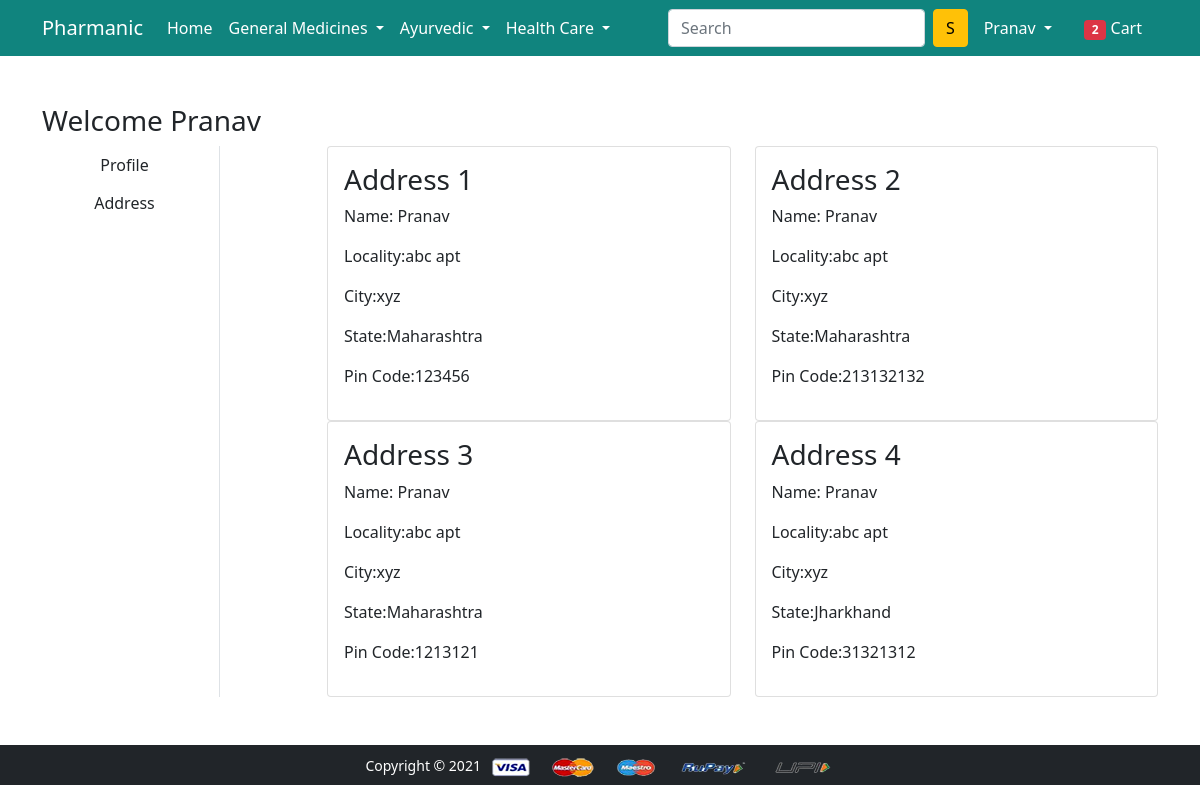
The app's page /address/ (signed in), older data.
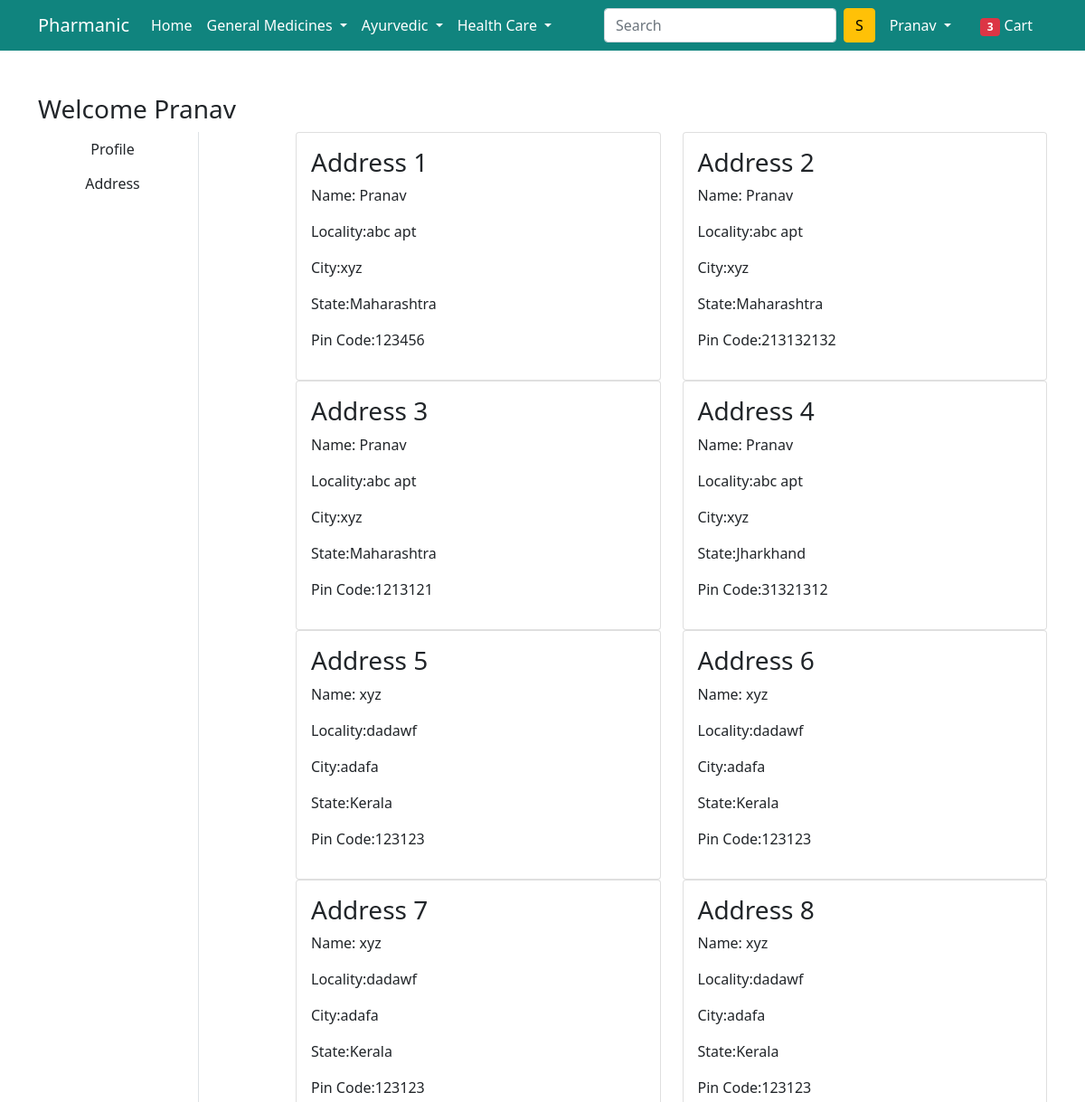
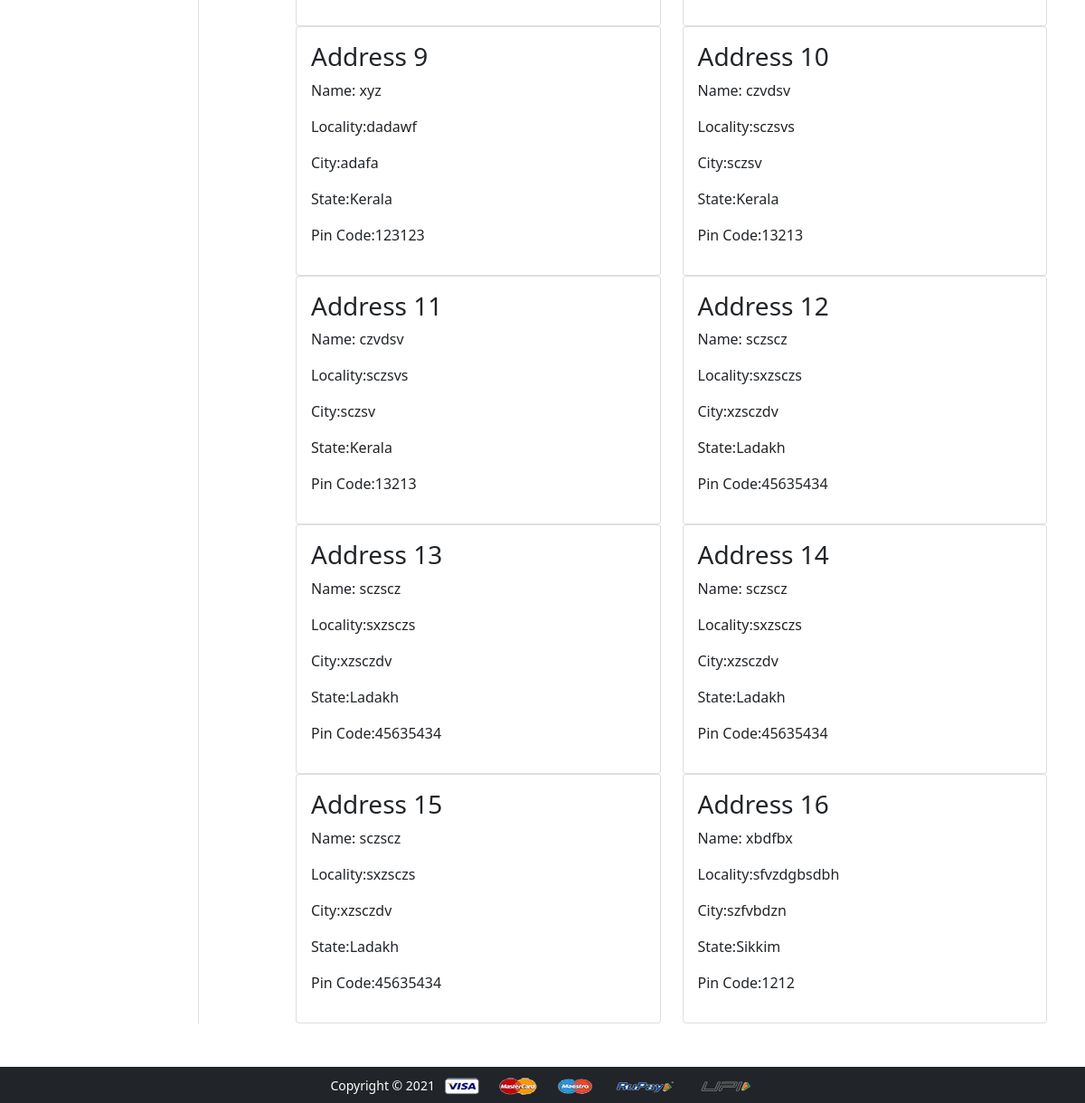
The same page, newer data (2 pictures, top to bottom).
### pharmanic_app/models.py (models this page shows, shortened)
class Customer(models.Model):
	user = models.ForeignKey(User, on_delete=models.CASCADE)
	name = models.CharField(max_length=200)
	locality = models.CharField(max_length=200)
	city = models.CharField(max_length=50)
	zipcode = models.IntegerField()
	state = models.CharField(choices=STATE_CHOICES, max_length=50)

### pharmanic_app/views.py (the view)
# urls.py: path('address/', views.address, name='address'),
@login_required
def address(request):
    totalitem = 0
    if request.user.is_authenticated:
        totalitem = len(Cart.objects.filter(user=request.user))
    add = Customer.objects.filter(user=request.user)
    return render(request, 'app/address.html', {'add': add, 'totalitem': totalitem})

### pharmanic_app/templates/app/address.html (shortened to what this page needs)
{% extends 'app/base.html' %}
{% load static %}
{% block main-content %}
<div class="container my-5">
     <div class="row">
          <h3>Welcome <span class="text-capitalize">{{request.user}}</span></h3>
          <div class="col-sm-2 border-end">
               <ul class="list-unstyled">
                    <li class="d-grid"><a href="{% url 'profile' %}" class="btn hoverColor">Profile</a></li>
                    <li class="d-grid"><a href="{% url 'address' %}" class="btn hoverColor">Address</a></li>
               </ul>
          </div>
          <div class="col-sm-9 offset-sm-1">
               <div class="row">
                    {% for ad in add %}
                    <div class="col-sm-6">
                         <div class="card">
                              <div class="card-body">
                                   <h3>Address {{forloop.counter}}</h3>
                                   <p>Name: {{ad.name}}</p>
                                   <p>Locality:{{ad.locality}}</p>
                                   <p>City:{{ad.city}}</p>
                                   <p>State:{{ad.state}}</p>
                                   <p>Pin Code:{{ad.zipcode}}</p>
                              </div>
                         </div>
                    </div>
                    {% endfor %}
               </div>
          </div>
     </div>
</div>
{% endblock main-content %}

### pharmanic_app/templates/app/base.html (shortened to what this page needs)
<!doctype html>
{% load static %}
<html lang="en">
<head>
  <link href="https://cdn.jsdelivr.net/npm/bootstrap@5.0.0-beta1/dist/css/bootstrap.min.css" rel="stylesheet"
>
  <link rel="stylesheet" href="{% static 'app/css/owl.carousel.min.css' %}">
  <link rel="stylesheet" href="{% static 'app/css/all.min.css' %}">
  <link rel="stylesheet" href="{% static 'app/css/style.css' %}">
</head>
<body>
  <nav class="navbar navbar-expand-lg navbar-dark navColor">
    <div class="container">
      <a class="navbar-brand" href="/">Pharmanic</a>
      <div class="collapse navbar-collapse" id="navbarSupportedContent">
        <ul class="navbar-nav me-auto mb-2 mb-lg-0">
          <li class="nav-item">
            <a class="nav-link active" aria-current="page" href="/">Home</a>
          </li>
          <li class="nav-item dropdown">
            <a class="nav-link dropdown-toggle text-white" href="#" id="generalDropdown" role="button"
              data-bs-toggle="dropdown" aria-expanded="false">
              General Medicines
            </a>
          </li>
          <li class="nav-item dropdown">
            <a class="nav-link dropdown-toggle text-white" href="#" id="ayurvedicDropdown" role="button"
              data-bs-toggle="dropdown" aria-expanded="false">
              Ayurvedic
            </a>
          </li>
          <li class="nav-item dropdown">
            <a class="nav-link dropdown-toggle text-white" href="#" id="healthDropdown" role="button"
              data-bs-toggle="dropdown" aria-expanded="false">
              Health Care
            </a>
          </li>
        </ul>
        <form class="d-flex">
          <input class="form-control me-2" type="search" placeholder="Search" aria-label="Search">
          <button class="btn btn-warning" type="submit">S</button>
        </form>
        <div>
          <ul class="navbar-nav me-auto mb-2 mb-lg-0">
            {% if request.user.is_authenticated %}
            <li class="nav-item dropdown mx-2">
              <a class="nav-link dropdown-toggle text-white" href="#" id="profileDropdown" role="button"
                data-bs-toggle="dropdown" aria-expanded="false">
                {{ user.username|capfirst}}
              </a>
            </li>
            <li class="nav-item mx-2">
              <a href="{% url 'showcart' %}" class="nav-link text-white"><span class="badge bg-danger">{{totalitem}}</span> Cart
              </a>
            </li>
            {% endif %}
          </ul>
        </div>
      </div>
    </div>
  </nav>
  {% block main-content %} {% endblock main-content %}
  <footer class="container-fluid bg-dark text-center p-2 mt-5">
    <small class="text-white">Copyright &copy; 2021 </small>
    <img src="{% static 'app/images/payment.png' %}" alt="" srcset="" class="img-fluid" height="2px">
  </footer>
</body>
</html>

Row changes from the older to the newer data that the page shows:
added Customer: name "xyz", locality "dadawf", city "adafa", state "Kerala", zipcode "123123"
added Customer: name "xyz", locality "dadawf", city "adafa", state "Kerala", zipcode "123123"
added Customer: name "xyz", locality "dadawf", city "adafa", state "Kerala", zipcode "123123"
added Customer: name "xyz", locality "dadawf", city "adafa", state "Kerala", zipcode "123123"
added Customer: name "xyz", locality "dadawf", city "adafa", state "Kerala", zipcode "123123"
added Customer: name "czvdsv", locality "sczsvs", city "sczsv", state "Kerala", zipcode "13213"
added Customer: name "czvdsv", locality "sczsvs", city "sczsv", state "Kerala", zipcode "13213"
added Customer: name "sczscz", locality "sxzsczs", city "xzsczdv", state "Ladakh", zipcode "45635434"
added Customer: name "sczscz", locality "sxzsczs", city "xzsczdv", state "Ladakh", zipcode "45635434"
added Customer: name "sczscz", locality "sxzsczs", city "xzsczdv", state "Ladakh", zipcode "45635434"
added Customer: name "sczscz", locality "sxzsczs", city "xzsczdv", state "Ladakh", zipcode "45635434"
added Customer: name "xbdfbx", locality "sfvzdgbsdbh", city "szfvbdzn", state "Sikkim", zipcode "1212"
Text that changed along with them:
{{ totalitem }}: "2" → "3"
